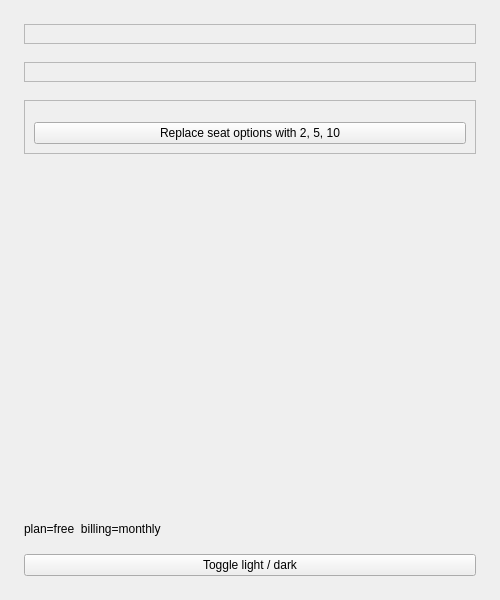
<?xml version="1.0" encoding="UTF-8"?>
<ui version="4.0">
 <class>MainWindow</class>
 <widget class="QMainWindow" name="MainWindow">
  <property name="geometry">
   <rect>
    <x>0</x>
    <y>0</y>
    <width>500</width>
    <height>600</height>
   </rect>
  </property>
  <property name="windowTitle">
   <string>QCustomRadioGroup</string>
  </property>
  <widget class="QWidget" name="centralwidget">
   <layout class="QVBoxLayout" name="mainLayout">
    <property name="spacing">
     <number>18</number>
    </property>
    <property name="leftMargin">
     <number>24</number>
    </property>
    <property name="topMargin">
     <number>24</number>
    </property>
    <property name="rightMargin">
     <number>24</number>
    </property>
    <property name="bottomMargin">
     <number>24</number>
    </property>
    <item>
     <widget class="QFrame" name="planCard">
      <property name="frameShape">
       <enum>QFrame::StyledPanel</enum>
      </property>
      <layout class="QVBoxLayout" name="planCardLayout">
       <item>
        <widget class="QCustomRadioGroup" name="planGroup">
         <property name="optionsCsv" stdset="0">
          <string notr="true">free=Community - free forever,pro=Pro - $12/month,studio=Studio - $29/month</string>
         </property>
         <property name="selectedValue" stdset="0">
          <string notr="true">free</string>
         </property>
         <property name="title" stdset="0">
          <string notr="true">Choose a plan</string>
         </property>
        </widget>
       </item>
      </layout>
     </widget>
    </item>
    <item>
     <widget class="QFrame" name="billingCard">
      <property name="frameShape">
       <enum>QFrame::StyledPanel</enum>
      </property>
      <layout class="QVBoxLayout" name="billingCardLayout">
       <item>
        <widget class="QCustomRadioGroup" name="billingGroup">
         <property name="optionsCsv" stdset="0">
          <string notr="true">monthly=Monthly,yearly=Yearly</string>
         </property>
         <property name="selectedValue" stdset="0">
          <string notr="true">monthly</string>
         </property>
         <property name="orientation" stdset="0">
          <string notr="true">horizontal</string>
         </property>
         <property name="title" stdset="0">
          <string notr="true">Billing period</string>
         </property>
        </widget>
       </item>
      </layout>
     </widget>
    </item>
    <item>
     <widget class="QFrame" name="seatsCard">
      <property name="frameShape">
       <enum>QFrame::StyledPanel</enum>
      </property>
      <layout class="QVBoxLayout" name="seatsCardLayout">
       <property name="spacing">
        <number>12</number>
       </property>
       <item>
        <widget class="QCustomRadioGroup" name="seatsGroup">
         <property name="optionsCsv" stdset="0">
          <string notr="true">1,2,5</string>
         </property>
         <property name="selectedValue" stdset="0">
          <string notr="true">2</string>
         </property>
         <property name="orientation" stdset="0">
          <string notr="true">horizontal</string>
         </property>
         <property name="title" stdset="0">
          <string notr="true">Seats</string>
         </property>
        </widget>
       </item>
       <item>
        <widget class="QPushButton" name="swapButton">
         <property name="text">
          <string>Replace seat options with 2, 5, 10</string>
         </property>
         <property name="cursor">
          <cursorShape>PointingHandCursor</cursorShape>
         </property>
        </widget>
       </item>
      </layout>
     </widget>
    </item>
    <item>
     <spacer name="mainSpacer">
      <property name="orientation">
       <enum>Qt::Vertical</enum>
      </property>
      <property name="sizeHint" stdset="0">
       <size>
        <width>20</width>
        <height>40</height>
       </size>
      </property>
     </spacer>
    </item>
    <item>
     <widget class="QLabel" name="statusLabel">
      <property name="text">
       <string>plan=free  billing=monthly</string>
      </property>
     </widget>
    </item>
    <item>
     <widget class="QPushButton" name="themeButton">
      <property name="text">
       <string>Toggle light / dark</string>
      </property>
      <property name="cursor">
       <cursorShape>PointingHandCursor</cursorShape>
      </property>
     </widget>
    </item>
   </layout>
  </widget>
 </widget>
 <customwidgets>
  <customwidget>
   <class>QCustomRadioGroup</class>
   <extends>QWidget</extends>
   <header location="global">Custom_Widgets.QCustomRadioGroup.h</header>
  </customwidget>
 </customwidgets>
 <resources/>
 <connections/>
</ui>
